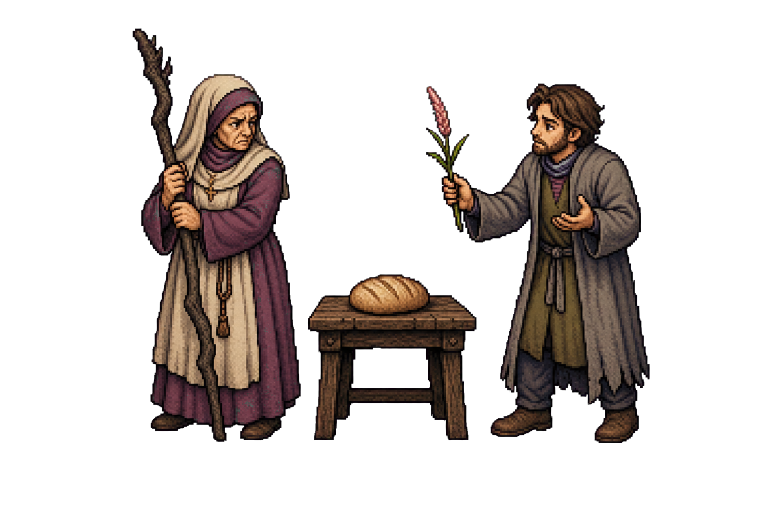
#> input picture art_src/schism_tableau/pilgrims_schism_master.png, 1536 x 1024 px (shown at 1/2 size)
$ python build_runtime.py pilgrims_schism_master.png
#> lines starting #> are read from the running program, lines starting #| are printed output that depends on the picture; after the words box and inside, x2 and y2 are one past the last pixel; in counts of white or black regions, pixels touching at a corner belong together
"""Build the production Pilgrims' Schism interaction tableau.

2026-08-25 (fidelity audit): the SHIPPED runtime asset is now the HI-RES build
(`main_hires()`, default): master bbox-cropped and resized to a ~280px alpha
body (NPC path renders the body at 58*1.7 world px, so 280 stores ~2.5x the
render — the >=2x master rule), painterly alpha kept (no 24-colour quantize,
no 1px outline — those were for the legacy 80x64 cell, which `main_legacy()`
still reproduces)."""

import sys
from pathlib import Path

from PIL import Image


ROOT = Path(__file__).resolve().parent
CANVAS = (80, 64)
SUBJECT_LIMIT = (76, 60)
ALPHA_CUTOFF = 128
OUTLINE = (24, 16, 12, 255)
HIRES_BODY_H = 280


def main_hires() -> None:
    source = Image.open(ROOT / "pilgrims_schism_master.png").convert("RGBA")
#> source is the input picture: PIL image 1536x1024 RGBA; mean R, G, B, A 23, 17, 14.2, 66.8
    alpha = source.getchannel("A").point(lambda v: 255 if v >= 24 else 0)
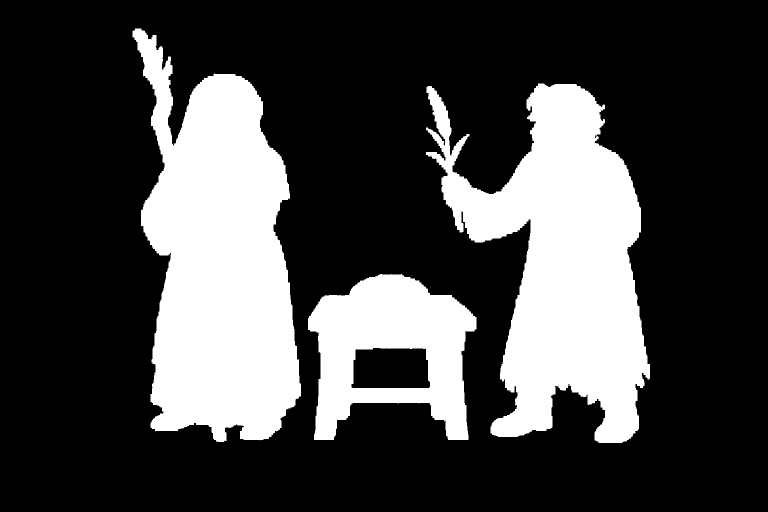
#> alpha: PIL image 1536x1024 L (shown at 1/2 size); 26.5% white; 5 white regions (2 under 20 px), largest, box (x1, y1, x2, y2) and area: (265, 57, 602, 884) 181285, (852, 167, 1300, 886) 169548, (616, 548, 953, 880) 65537
    bbox = alpha.getbbox()
#> bbox = (265, 57, 1300, 886)
    if bbox is None:
        raise RuntimeError("generated tableau has no visible subject")
    sub = source.crop(bbox)
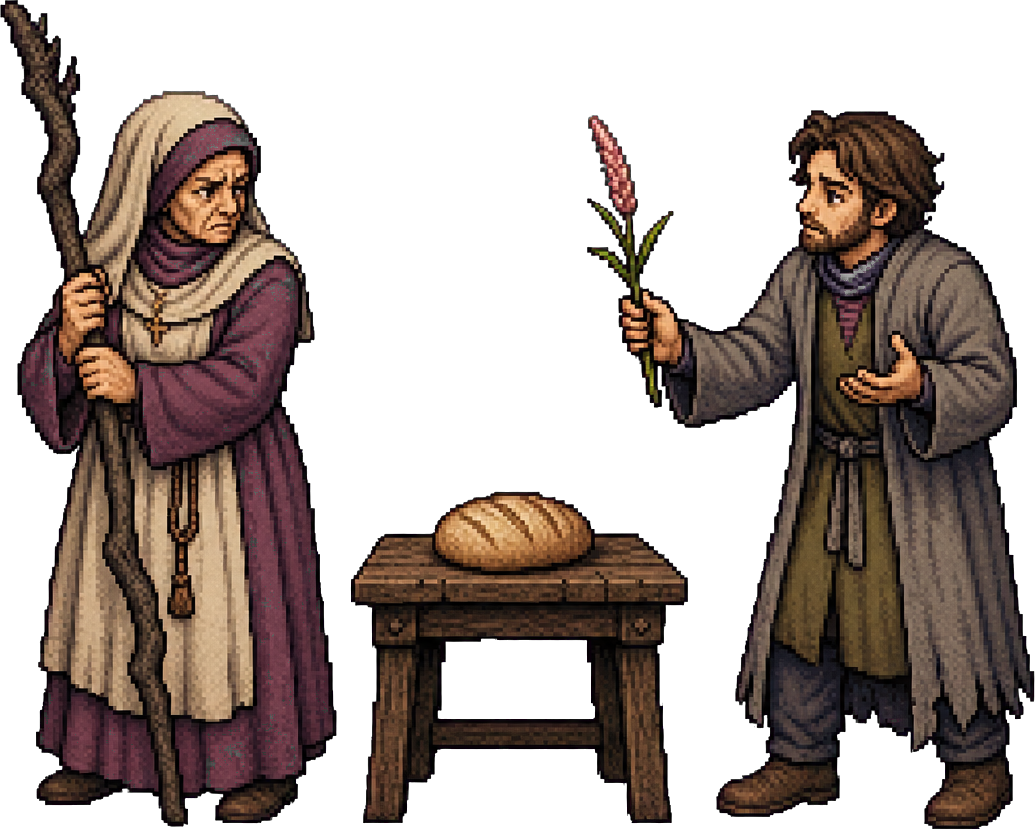
#> sub: PIL image 1035x829 RGBA; mean R, G, B, A 42.2, 31.2, 26.1, 122.5; transparent parts drawn white
    scale = HIRES_BODY_H / sub.height
#> scale = 0.338
    spr = sub.resize((round(sub.width * scale), round(sub.height * scale)),
                     Image.Resampling.LANCZOS)
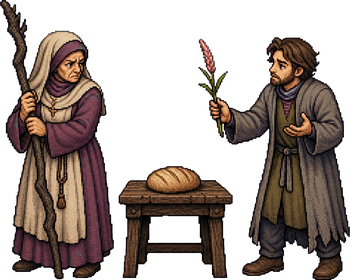
#> spr: PIL image 350x280 RGBA; mean R, G, B, A 42.6, 31.4, 26.3, 122.5; transparent parts drawn white
    cleaned = spr.getchannel("A").point(lambda v: 0 if v < 24 else v)
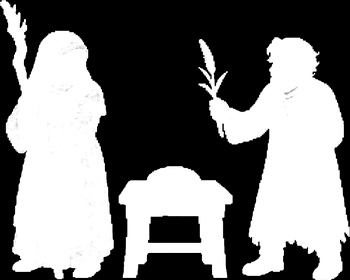
#> cleaned: PIL image 350x280 L; min 0, max 255, mean 122.4
    spr.putalpha(cleaned)
    frame = Image.new("RGBA", (spr.width + 4, spr.height + 4), (0, 0, 0, 0))
#> frame: PIL image 354x284 RGBA; every value is 0
    frame.alpha_composite(spr, (2, 2))
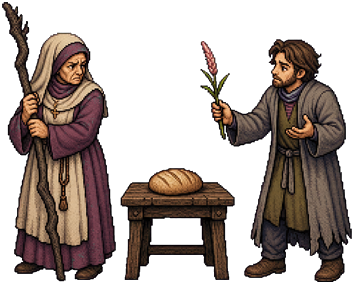
#> frame: PIL image 354x284 RGBA; mean R, G, B, A 41.2, 30.4, 25.5, 119.3; transparent parts drawn white
    output = ROOT / "runtime" / "pilgrims_schism.png"
    output.parent.mkdir(parents=True, exist_ok=True)
    frame.save(output, optimize=True)


# [54 lines left out: functions _outline, main_legacy, not called in this run]


if __name__ == "__main__":
    main_legacy() if "--legacy" in sys.argv else main_hires()
